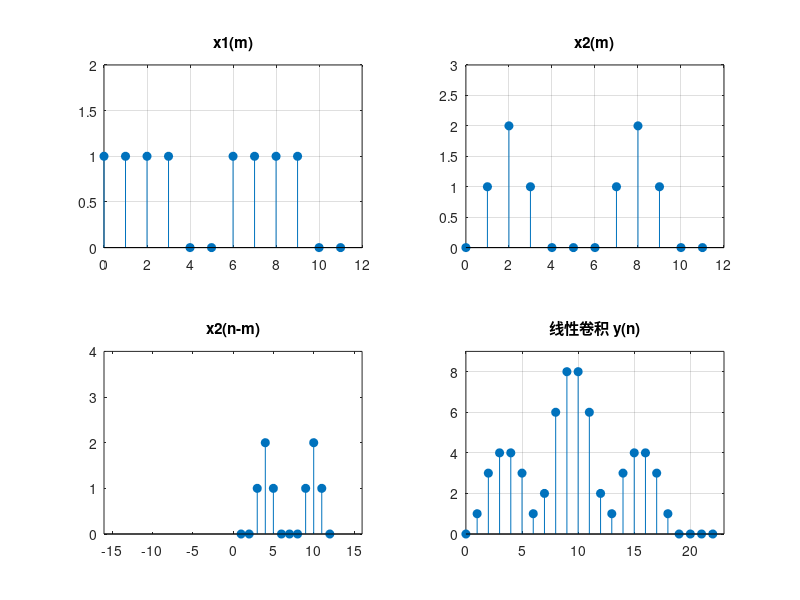

Source code (MATLAB):
clc;
clear;

% 定义信号
x1 = [1, 1, 1, 1, 0, 0, 1, 1, 1, 1, 0, 0];
x2 = [0, 1, 2, 1, 0, 0, 0, 1, 2, 1, 0, 0];

p = length(x1);  % x1长度
q = length(x2);  % x2长度
n = p + q - 1;   % 卷积结果的长度

% 初始化 y2，保存 x2 的反转信号
y2 = zeros(1, q);
for a = 1:q
    y2(a) = x2(q - a + 1);  % 反转 x2
end

% 绘制 x1 和 x2
subplot(2, 2, 1);
stem(0:p-1, x1, 'filled');
title('x1(m)');
axis([0, p, 0, 2]);
grid on;

subplot(2, 2, 2);
stem(0:q-1, x2, 'filled');
title('x2(m)');
axis([0, q, 0, 3]);
grid on;

% 逐步显示 x2(n-m) 的变化
subplot(2, 2, 3);
for a = 1:n
    k = -q + a : 1 : -1 + a;
    stem(k - 10, y2, 'filled');
    title('x2(n-m)');
    axis([-16, 16, 0, 4]);
    pause(0.2);
end

% 进行卷积运算，并逐步绘制卷积结果
y = conv(x1, x2);  % 计算卷积
subplot(2, 2, 4);
for m = 1:n
    h = y(1:m);  % 获取前 m 项
    t = 0:m-1;
    stem(t, h, 'filled');
    title('线性卷积 y(n)');
    axis([0, n, 0, max(y)+1]);
    grid on;
    pause(0.1);
end
